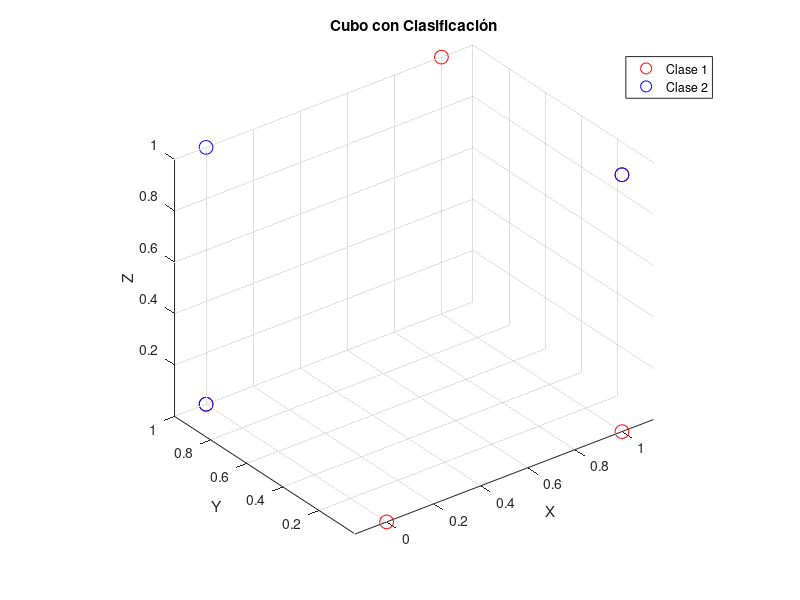
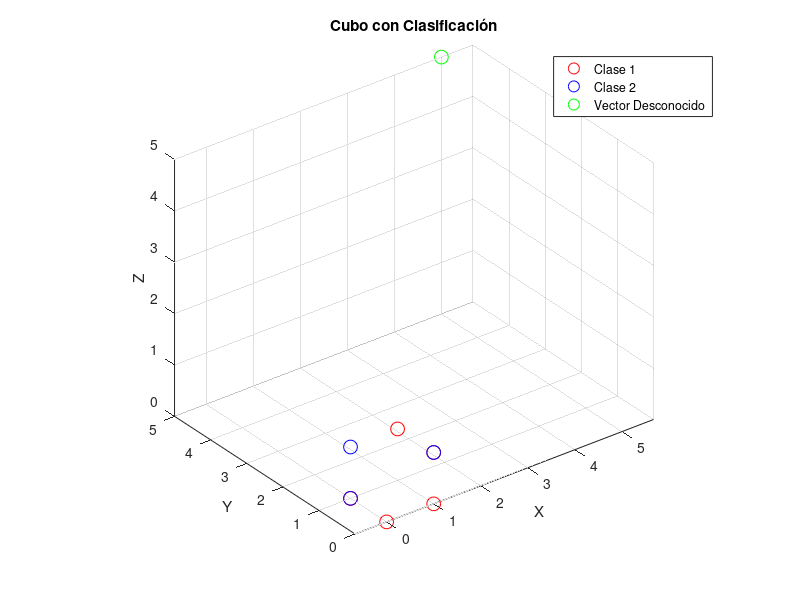

Write MATLAB code to recreate these figures, in order.
clc; % limpia pantalla
clear; % limpia todo
close all; % cierra todo
warning off all;

figure(1);
hold on;
axis equal;
view(3);

% Dibujar los puntos de cada clase
Clase1 = [1 1 1; 0 0 0; 1 0 0; 0 1 0; 1 0 1]; 
Clase2 = [0 1 1; 1 0 1; 0 1 0];

% Dibujar los vértices de cada clase (Cubo)
plot3(Clase1(:,1), Clase1(:,2), Clase1(:,3), 'ro', 'MarkerSize', 10, 'DisplayName', 'Clase 1');
plot3(Clase2(:,1), Clase2(:,2), Clase2(:,3), 'bo', 'MarkerSize', 10, 'DisplayName', 'Clase 2');

legend;
xlabel('X');
ylabel('Y');
zlabel('Z');
title('Cubo con Clasificación');
grid on;

% Calcular la matriz de covarianza de cada clase
cov_clase1 = cov(Clase1);
cov_clase2 = cov(Clase2);

% Mostrar las matrices de covarianza
disp('Matriz de covarianza Clase 1:');
disp(cov_clase1);
disp('Matriz de covarianza Clase 2:');
disp(cov_clase2);

% Definir los centroides de cada clase
centroide_clase1 = mean(Clase1);
centroide_clase2 = mean(Clase2);

% Pedir la ubicación del vector desconocido (ingresar valores x, y, z uno por uno)
x = input('Introduce la coordenada X del vector desconocido: ');
y = input('Introduce la coordenada Y del vector desconocido: ');
z = input('Introduce la coordenada Z del vector desconocido: ');
vector = [x, y, z];

figure(2); % Corrección de la creación de figura
hold on;
axis equal;
view(3);

% Dibujar los vértices de cada clase (Cubo)
plot3(Clase1(:,1), Clase1(:,2), Clase1(:,3), 'ro', 'MarkerSize', 10, 'DisplayName', 'Clase 1');
plot3(Clase2(:,1), Clase2(:,2), Clase2(:,3), 'bo', 'MarkerSize', 10, 'DisplayName', 'Clase 2');

legend;
xlabel('X');
ylabel('Y');
zlabel('Z');
title('Cubo con Clasificación');
grid on;

% Dibujar el punto del vector desconocido sobre el cubo
plot3(vector(1), vector(2), vector(3), 'go', 'MarkerSize', 10, 'DisplayName', 'Vector Desconocido');
legend;

% Asegurar que las clases tienen el mismo número de filas antes de concatenar
max_filas = max(size(Clase1, 1), size(Clase2, 1));
Clase1_padded = [Clase1; zeros(max_filas - size(Clase1, 1), 3)];
Clase2_padded = [Clase2; zeros(max_filas - size(Clase2, 1), 3)];

% Definir el número de clases y los datos de las clases
num_clases = 2;
Clases = cat(3, Clase1_padded, Clase2_padded);
centroides = [centroide_clase1; centroide_clase2];
distancia_maxima = 1.5; % umbral para determinar si está fuera del cubo

% Clasificación usando la distancia de Mahalanobis
distancias_mahalanobis = zeros(1, num_clases);
for i = 1:num_clases
    matriz_cov = cov(squeeze(Clases(:,:,i)));
    inv_cov = inv(matriz_cov);
    rest = vector' - centroides(i,:)';
    distancias_mahalanobis(i) = sqrt((rest)' * inv_cov * rest);
end

nombres_clases = {'RGB', 'NO RGB'};

% Comprobar si el vector está en la línea de grises
if x == y && y == z
    disp('El vector desconocido está en la línea de grises.');
else
    [minimo, clase] = min(distancias_mahalanobis);
    if minimo <= distancia_maxima
        fprintf('\nMahalanobis: El vector pertenece a la clase %d %s', clase, nombres_clases{clase});
        fprintf('\nLa mínima distancia es de: %f\n', minimo);
    else
        disp('El vector desconocido no pertenece a ninguna clase.');
        fprintf('\nLa mínima distancia es de: %f\n', minimo);
    end
end

hold off;


